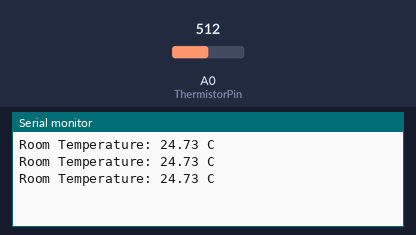
Recording of a sketch running on a simulated Arduino Uno, built with avr-gcc and run on an emulated ATmega328P. Parts: the last lines printed to the serial monitor. The test bench sets the inputs (shaded band); at power-on: A0 (ThermistorPin) = 512.

Above: at 1.3 s.
1.4 s: A0 (ThermistorPin) set to 716
At 1.9 s:
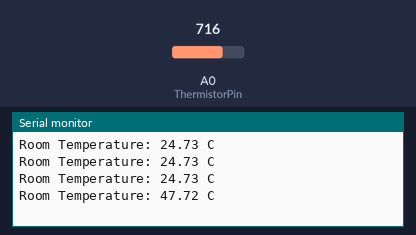
2.9 s: A0 (ThermistorPin) set to 900
At 3.4 s:
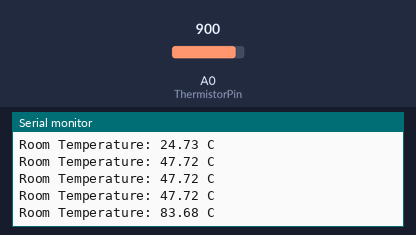
Timing chart, 0 to 5.9 s (numbered marks = the images above; inputs shaded):
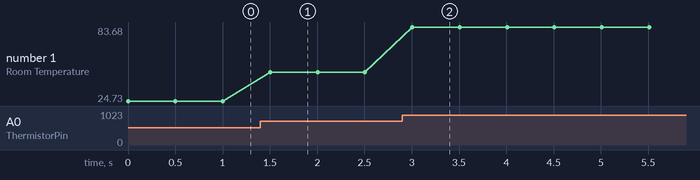

The sketch:

Thermistor.ino
```cpp
//Type Initialisation
int ThermistorPin = 0;
int Vo;

//type init for MathematicsCalcul
float R1 = 10000;
float refT = 32.00;
float logR2, R2, T, Tc, Tf;
float c1 = 1.009249522e-03, c2 = 2.378405444e-04, c3 = 2.019202697e-07;

//Setup Analog
void setup() {
  Serial.begin(9600);
}

//Print Methode
//void
int printOut(float Tf, float Tc) {
 Serial.print("Room Temperature: ");
  Serial.print(Tc);
  Serial.println(" C");
}


void loop() {

  // set the Good Analog use
  Vo = analogRead(ThermistorPin);

  // myCalc
  R2 = R1 * (1023.0 / (float)Vo - 1.0);
  logR2 = log(R2);
  T = (1.0 / (c1 + c2*logR2 + c3*logR2*logR2*logR2));

  Tc = T - 273.15;

  //Print
  printOut(Tf, Tc);
  delay(500);
}
```

Measured:
- after the input at 1.4 s, the serial monitor: prints a new line after 0.10 s (image 1)
- after the input at 2.9 s, the serial monitor: prints a new line after 0.11 s (image 2)
- plotted number 1: 24.73 → 47.72 after the input at 1.4 s, 47.72 → 83.68 after the input at 2.9 s
